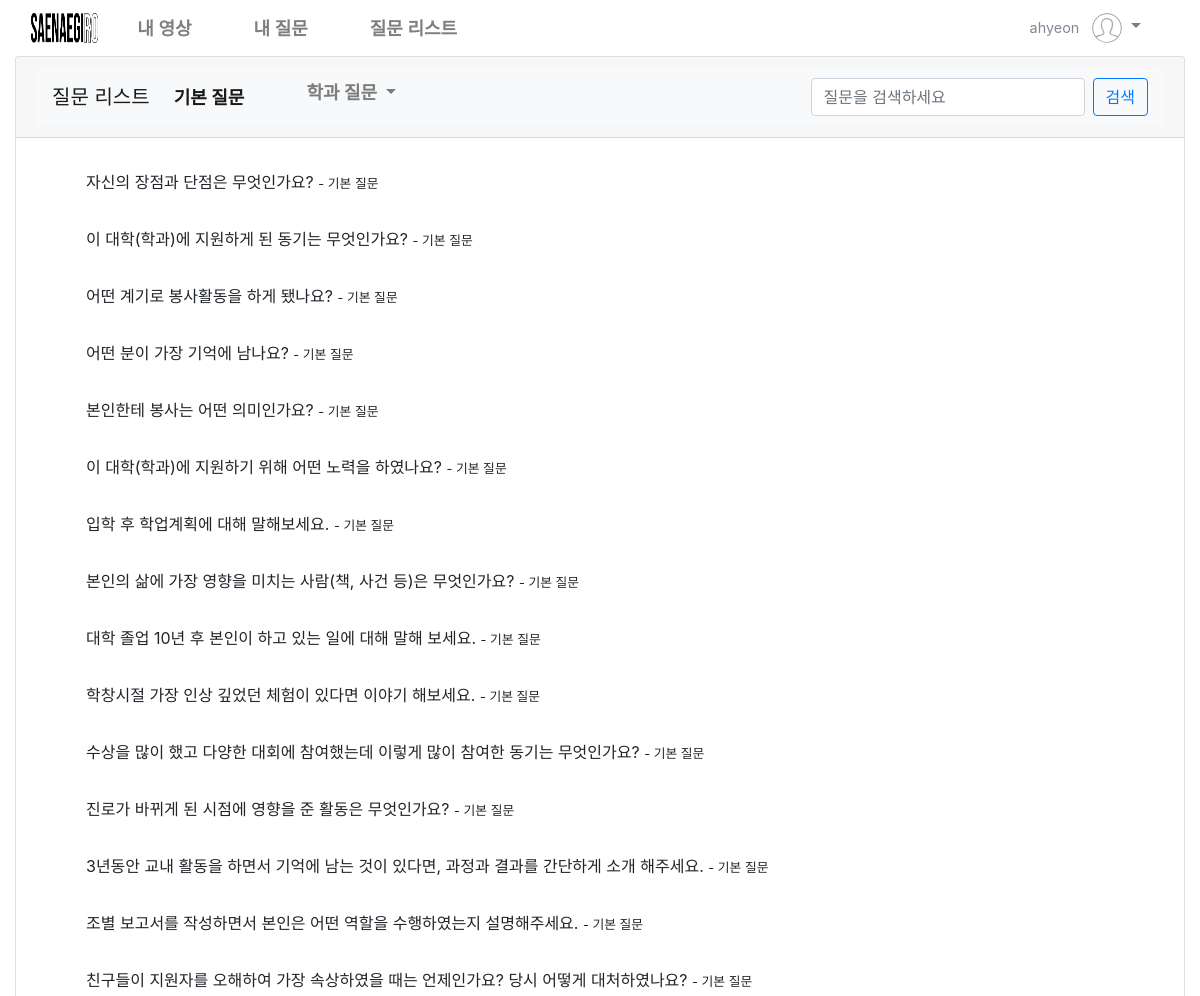
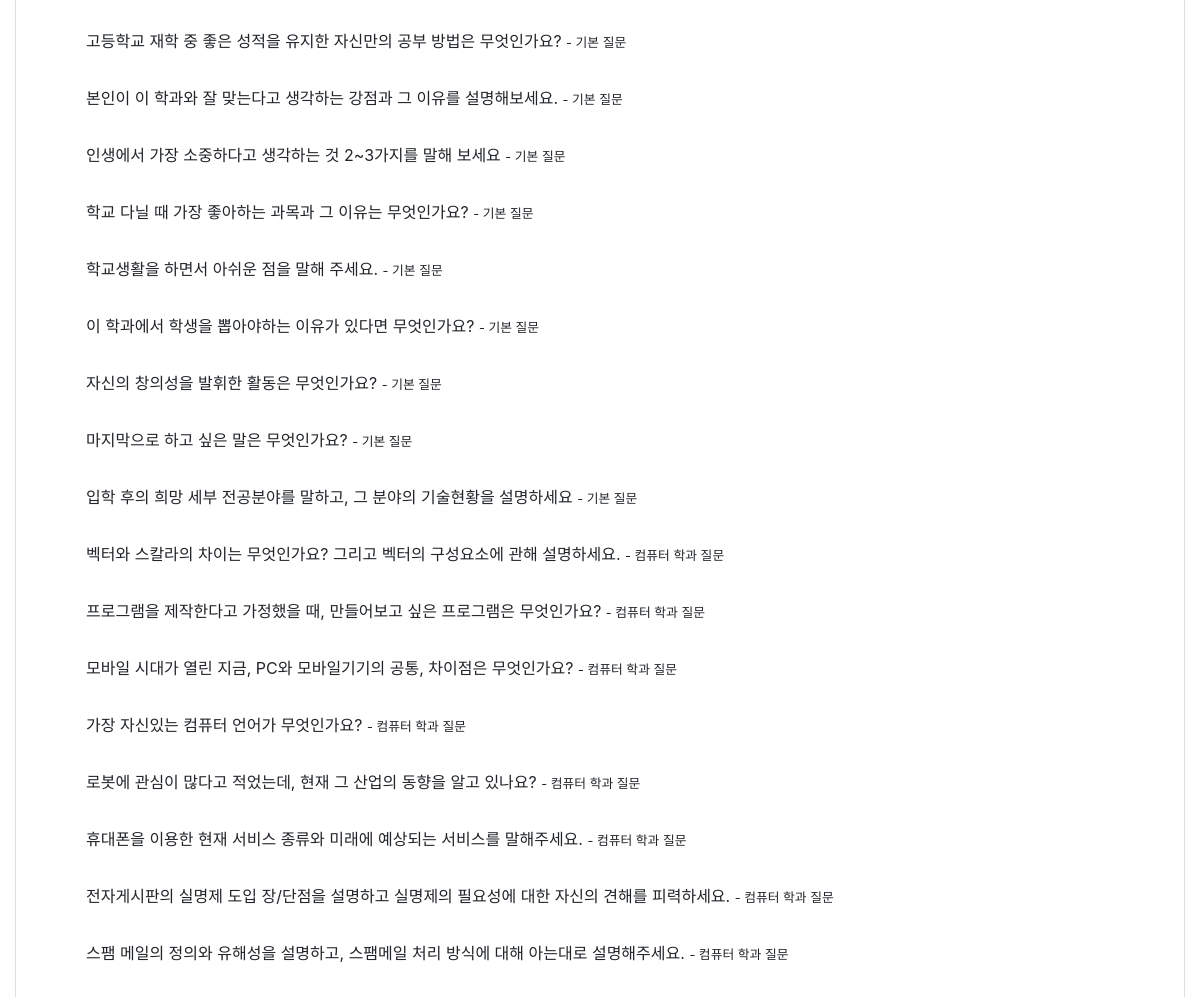
Before: /website/questionList/ (signed in, upper part) with the older database file (2 pictures, top to bottom).
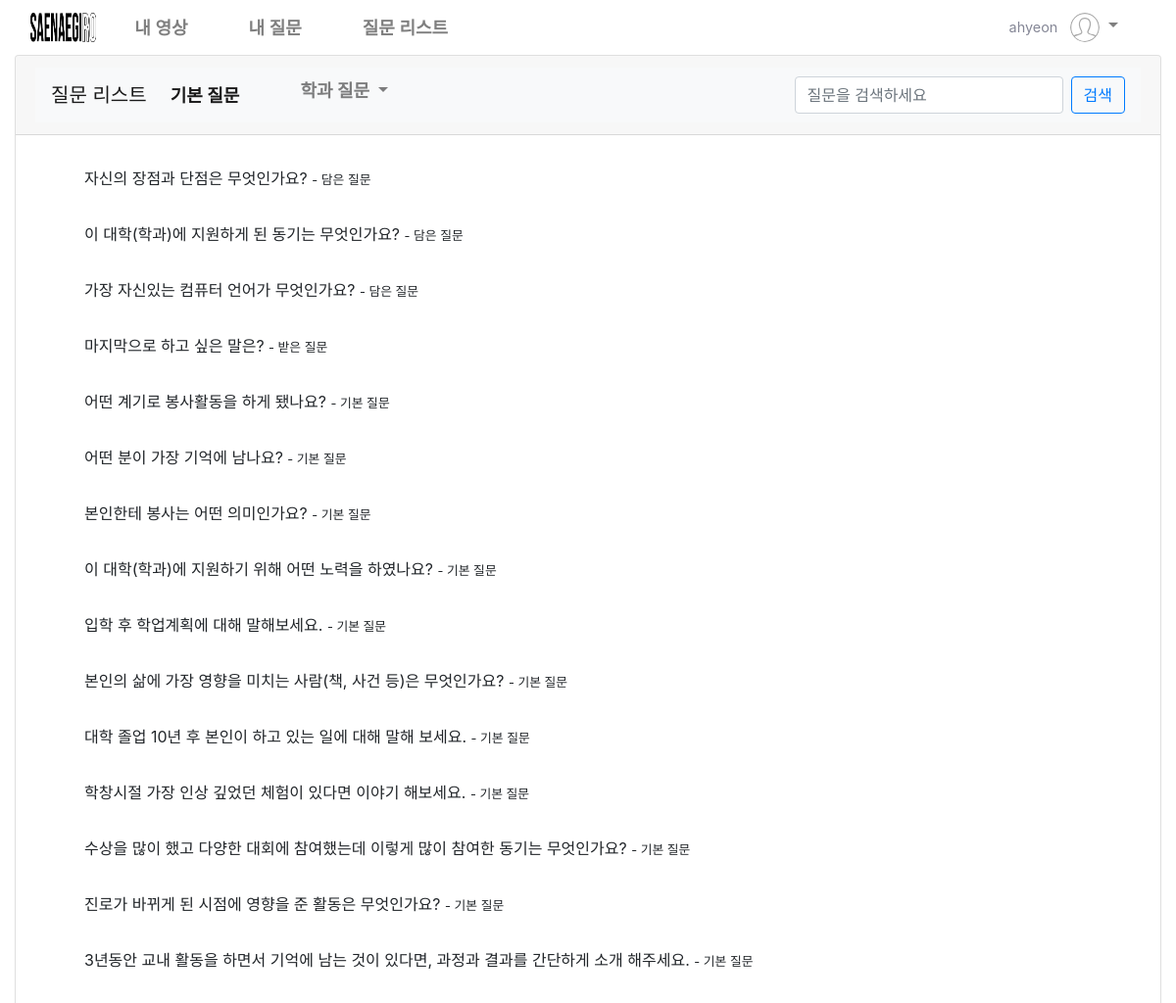
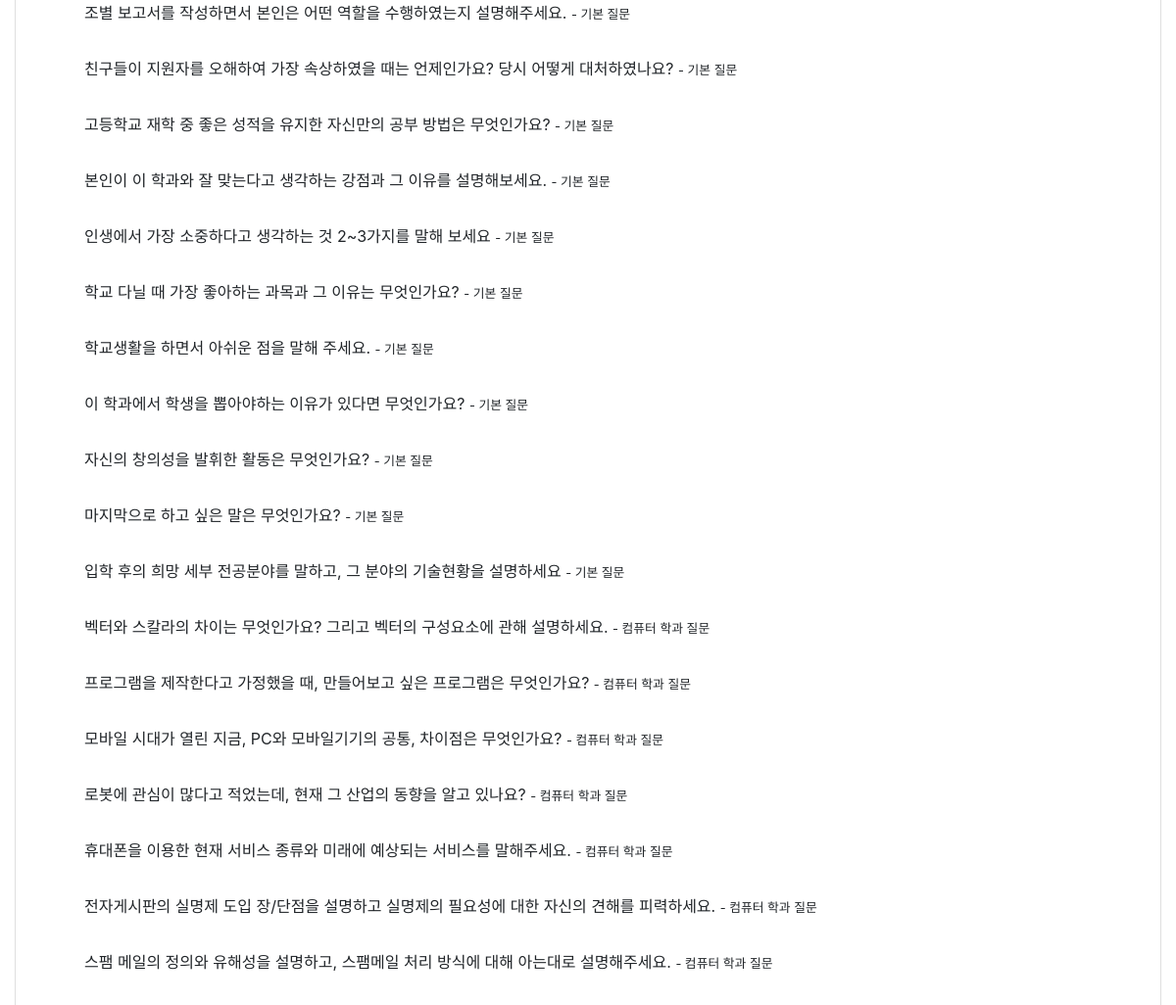
After: the same page with the newer database file (2 pictures, top to bottom).
### website/models.py (models this page shows, shortened)
class User(AbstractBaseUser, PermissionsMixin):
    userID = models.CharField(primary_key=True, unique=True, max_length=10, verbose_name='아이디')  # 아이디
    username = models.CharField(max_length=10, null=True, blank=True, verbose_name='유저이름')
    password = models.CharField(max_length=100, verbose_name='비밀번호')
    phone = models.CharField(max_length=11, blank=True, null=True, verbose_name='연락처')
    school = models.CharField(max_length=20, null=True, blank=True, verbose_name='학교')
    grade = models.IntegerField(null=True, blank=True, verbose_name='학년')
    sClass = models.IntegerField(null=True, blank=True, verbose_name='반')
    teacher = models.ForeignKey(Teacher, null=True, blank=True, on_delete=models.CASCADE)
    is_activate = models.BooleanField(default=True)
    USERNAME_FIELD = 'userID'
    objects = UserManager()

class Question(models.Model):
    id = models.AutoField(
        primary_key=True,
        unique=True,
        editable=False,
        verbose_name='pk'
    )
    question = models.CharField(max_length=100, null=True, blank=True, verbose_name='질문')
    department = models.IntegerField(null=True, blank=True, verbose_name='학과') # 0 : 공통질문
    def __str__(self):
        return self.question

class StudentQuestion(models.Model):
    id = models.AutoField(
        primary_key=True,
        unique=True,
        editable=False,
        verbose_name='pk'
    )
    student = models.ForeignKey(User, on_delete=models.CASCADE)
    question = models.ForeignKey(Question, on_delete=models.CASCADE)
    part =  models.IntegerField(null=True, blank=True, verbose_name='종류')
    teacher = models.ForeignKey(Teacher, null=True, blank=True, on_delete=models.CASCADE)

### website/views.py (the view, shortened to what this page needs)
# urls.py: path('questionList/', views.questionList, name='questionList'),
@csrf_exempt
def questionList(request):
    if request.session.get('user'):
        if request.method == "POST":
            if 'question_search' in request.POST:
                question_search = request.POST.get('question_search','')
                myQuestion = StudentQuestion.objects.filter(student__userID=request.session.get('user'),question__question__contains=question_search)
                question = Question.objects.filter(question__contains=question_search)
                if myQuestion.exists():
                    for i in myQuestion:
                        question = question.exclude(id=i.question.id)
                if myQuestion.exists() is False and question.exists() is False:
                    return render(request, 'questionList.html', {'error':'해당 질문이 존재하지 않습니다.'})
                return render(request, 'questionList.html', {'question':question, 'myQuestion':myQuestion})
            question = Question.objects.all()
            myQuestion = StudentQuestion.objects.filter(student__userID=request.session.get('user'))
            if myQuestion.exists():
                for i in myQuestion:
                    question = question.exclude(id=i.question.id)
            return render(request, 'questionList.html', {'question': question, 'myQuestion': myQuestion})
        else:
            question = Question.objects.all()
            myQuestion = StudentQuestion.objects.filter(student__userID=request.session.get('user'))
            if myQuestion.exists():
                for i in myQuestion:
                    question = question.exclude(id=i.question.id)
            return render(request, 'questionList.html', {'question': question, 'myQuestion':myQuestion})

### website/templates/questionlist.html (shortened to what the changed rows need)
{% extends 'stu_template.html' %}
{% load static %}
{% block content %}
<!doctype html>
<html lang="en">
<head>
    <link href="https://cdn.jsdelivr.net/npm/bootstrap@4.5.3/dist/css/bootstrap.min.css" rel="stylesheet">
    <link rel="stylesheet" href="{% static 'css/questionlist.css' %}">
</head>
<body>
    <div class="container-fluid">
        <div class="card">
            <div class="card-body">
                <ul class="list-group list-group-flush">
                    {% if myQuestion %}
                    {% for questionList in myQuestion %}
                    <li class="list-group-item d-flex justify-content-between align-items-center">
                        <div>
                            <label for="star_{{questionList.id}}">
                            {{questionList.question}}
                            {% if questionList.part == 1 %}
                            <small> - 작성한 질문</small>
                            {% elif questionList.part == 2 %}
                            <small> - 받은 질문</small>
                            {% else %}
                            <small> - 담은 질문</small></label>
                            {% endif %}
                        </div>
                    </li>
                    {% endfor %}
                    {% endif %}
                    {% if question %}
                    {% for questionList in question %}
                    <li class="list-group-item d-flex justify-content-between align-items-center">
                        <div>
                            {%if request.session.user %}
                            <label for="nonstar_{{questionList.id}}">
                            {%else%}
                            <input type="checkbox" name="question[1]" id="nonstar_{{questionList.id}}" value="{{questionList.question}}">
                            <label for="nonstar_{{questionList.id}}">
                            {%endif%}
                            {{questionList.question}}
                                {% if questionList.department == 0 %}
                                <small> - 기본 질문</small>
                                {% elif questionList.department == 1 %}
                                <small> - 컴퓨터 학과 질문</small>
                                {% elif questionList.department == 2 %}
                                <small> - 경영학과 질문</small>
                                {% elif questionList.department == 3 %}
                                <small> - 국어국문학과 질문</small>
                                {% elif questionList.department == 4 %}
                                <small> - 생명공학과 질문</small></label>
                            {% endif %}
                        </div>
                    </li>
                    {% endfor %}
                    {% endif %}
                </ul>
            </div>
        </div>
    </div>
</body>
</html>
{% endblock %}

### website/templates/stu_template.html (shortened to what this page needs)
{% load static %}
<!DOCTYPE html>
<html lang="ko">
<head>
    <link rel="stylesheet" href="https://stackpath.bootstrapcdn.com/bootstrap/4.4.1/css/bootstrap.min.css">
    <link rel="stylesheet" href="{% static 'css/home.css' %}" type="text/css">
    <link rel="stylesheet" href="{% static 'css/intro.css' %}" type="text/css">
</head>
<body>
    <nav id="Topbar" class="navbar navbar-expand-md navbar-light">
        <div class="collapse navbar-collapse" id="navbarSupportedContent">
            <a class="navbar-brand col-xl-1 col-lg-1" href="{% url 'website:studentHome' %}">
                <img src="{% static 'img/logo.png' %}" width="auto" height="30" class="d-inline-block align-top" alt="">
            </a>
            <ul class="navbar-nav mr-auto">
                <li class="nav-item"><a class="nav-link" href="{% url 'website:myVideo' %}">내 영상</a></li>
                <li class="nav-item"><a class="nav-link" href="{% url 'website:myQuestion' %}">내 질문</a></li>
                <li class="nav-item"><a class="nav-link" href="{% url 'website:questionList' %}">질문 리스트</a></li>
            </ul>
            <ul class="navbar-nav ml-auto" style="margin-right: 35px;">
                <div class="nav-item">
                    {% if request.session.user %}
                <li class="nav-item dropdown">
                    <a class="nav-link dropdown-toggle" href="#" id="navbarDropdown" role="button" data-toggle="dropdown" aria-haspopup="true" aria-expanded="false">
                        <span class="mr-2 d-none d-lg-inline text-gray-600 small">{{request.session.user}}</span>
                        {% if user.image %}
                        <img class="img-profile rounded-circle" src="{{ user.image.url }}">
                        {% else %}
                        <img class="img-profile rounded-circle" width="30" height="30" src="{% static 'img/user.svg' %}">
                        {% endif %}
                    </a>
                </li>
                {% else %}
                <a class="nav-link" href="{% url 'website:studentSignin' %}" id="user" role="button">
                    <span class="mr-2 d-none d-lg-inline text-gray-600 small"> Log in </span>
                </a>                {% endif %}
                </div>
            </ul>
        </div>
    </nav>
    {% block content %}
    {% endblock %}
</body>
</html>

Changed rows visible on the page:
no longer on this page (row unchanged): User: session.user "ahyeon"
no longer on this page (row unchanged): Question: question "자신의 장점과 단점은 무엇인가요?", department "- 기본 질문"
no longer on this page (row unchanged): Question: question "이 대학(학과)에 지원하게 된 동기는 무엇인가요?", department "- 기본 질문"
no longer on this page (row unchanged): Question: question "가장 자신있는 컴퓨터 언어가 무엇인가요?", department "- 컴퓨터 학과 질문"
added StudentQuestion: question "자신의 장점과 단점은 무엇인가요?", part "- 담은 질문"
added StudentQuestion: question "이 대학(학과)에 지원하게 된 동기는 무엇인가요?", part "- 담은 질문"
added StudentQuestion: question "가장 자신있는 컴퓨터 언어가 무엇인가요?", part "- 담은 질문"
added StudentQuestion: question "마지막으로 하고 싶은 말은?", part "- 받은 질문"
Other visible differences:
{{ request.session.user }}: (not shown) → "ahyeon"
